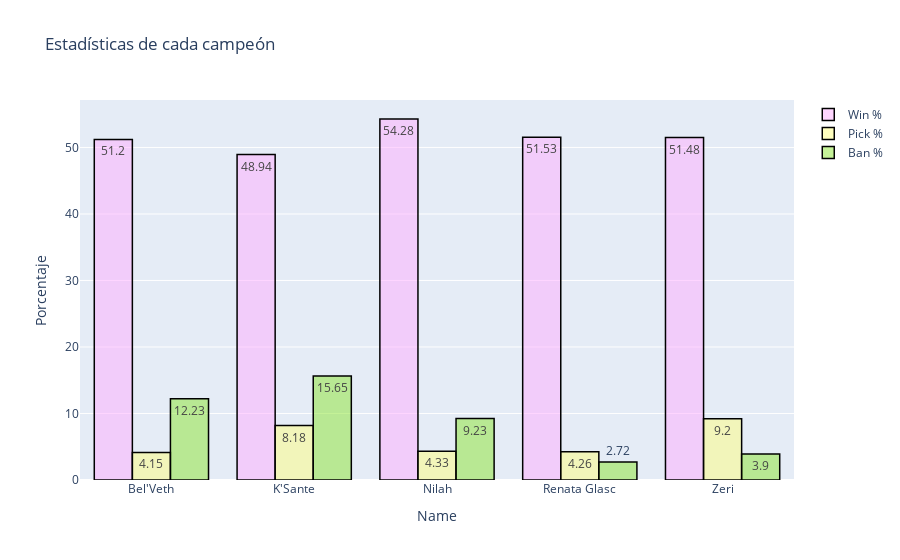

Write notebook code for a chart like this one.
### Code cell
# Aquí el gráfico para el parche 23

trace4 = go.Bar(x = mask2["Name"],
               y = mask2['Win %'],
               name = 'Win %',
               marker = dict(color = 'rgba(255, 174, 255, 0.5)',
                            line = dict(color='rgb(0,0,0)', width = 1.5)),
               text = mask2["Win %"])

trace5 = go.Bar(x = mask2["Name"],
               y = mask2["Pick %"],
               name = 'Pick %',
               marker = dict(color = 'rgba(255, 255, 128, 0.5)',
                            line = dict(color='rgb(0,0,0)', width = 1.5)),
               text = mask2['Pick %'])

trace6 = go.Bar(x = mask2["Name"],
               y = mask2["Ban %"],
               name = 'Ban %',
               marker = dict(color = 'rgba(140, 230, 50, 0.5)',
                            line = dict(color='rgb(0,0,0)', width = 1.5)),
               text = mask2['Ban %'])




data = [trace4, trace5, trace6]


layout = {
    'xaxis': {'title': 'Nombre'},
    'yaxis': {'title': 'Porcentaje'},
    'barmode': 'group',
    'title': 'Estadísticas de cada campeón'
}

fig = go.Figure(data = data, layout = layout)

fig

### Figure 1 — Plotly figure (JSON) as saved in the notebook; plotly's stock layout.template omitted (floating-point values rounded to 4 significant figures)
{"data": [{"marker": {"color": "rgba(255, 174, 255, 0.5)", "line": {"color": "rgb(0,0,0)", "width": 1.5}}, "name": "Win %", "text": [51.2, 48.94, 54.28, 51.53, 51.48], "type": "bar", "x": ["Bel'Veth", "K'Sante", "Nilah", "Renata Glasc", "Zeri"], "y": [51.2, 48.94, 54.28, 51.53, 51.48]}, {"marker": {"color": "rgba(255, 255, 128, 0.5)", "line": {"color": "rgb(0,0,0)", "width": 1.5}}, "name": "Pick %", "text": [4.15, 8.18, 4.33, 4.26, 9.2], "type": "bar", "x": ["Bel'Veth", "K'Sante", "Nilah", "Renata Glasc", "Zeri"], "y": [4.15, 8.18, 4.33, 4.26, 9.2]}, {"marker": {"color": "rgba(140, 230, 50, 0.5)", "line": {"color": "rgb(0,0,0)", "width": 1.5}}, "name": "Ban %", "text": [12.23, 15.65, 9.23, 2.72, 3.9], "type": "bar", "x": ["Bel'Veth", "K'Sante", "Nilah", "Renata Glasc", "Zeri"], "y": [12.23, 15.65, 9.23, 2.72, 3.9]}], "layout": {"barmode": "group", "title": {"text": "Estadísticas de cada campeón"}, "xaxis": {"title": {"text": "Name"}}, "yaxis": {"title": {"text": "Porcentaje"}}}}
